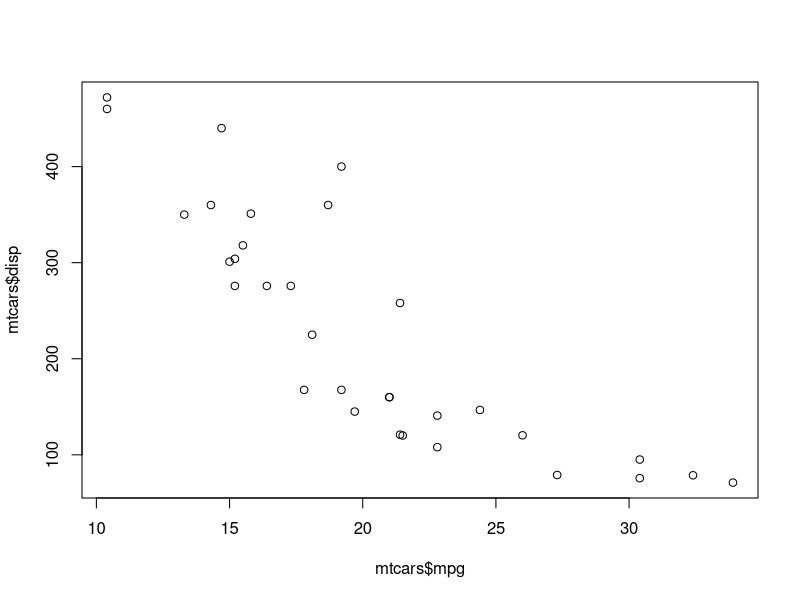
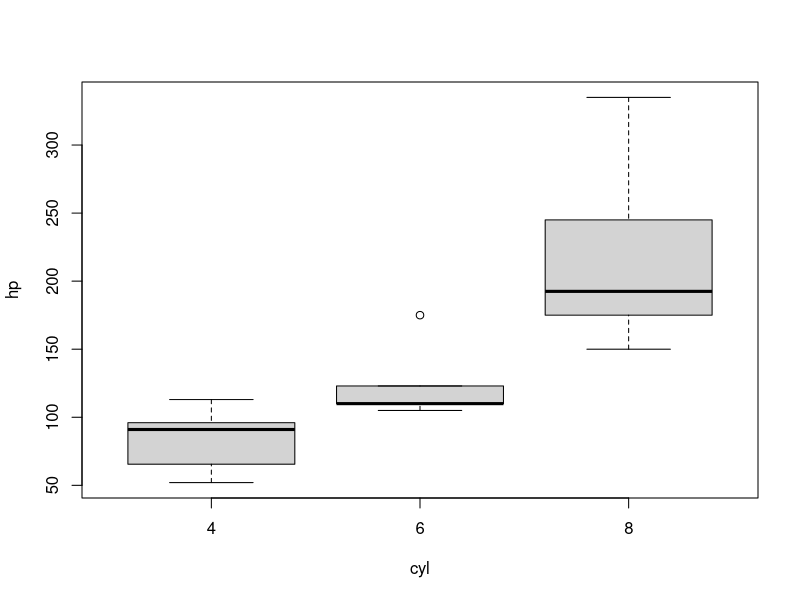
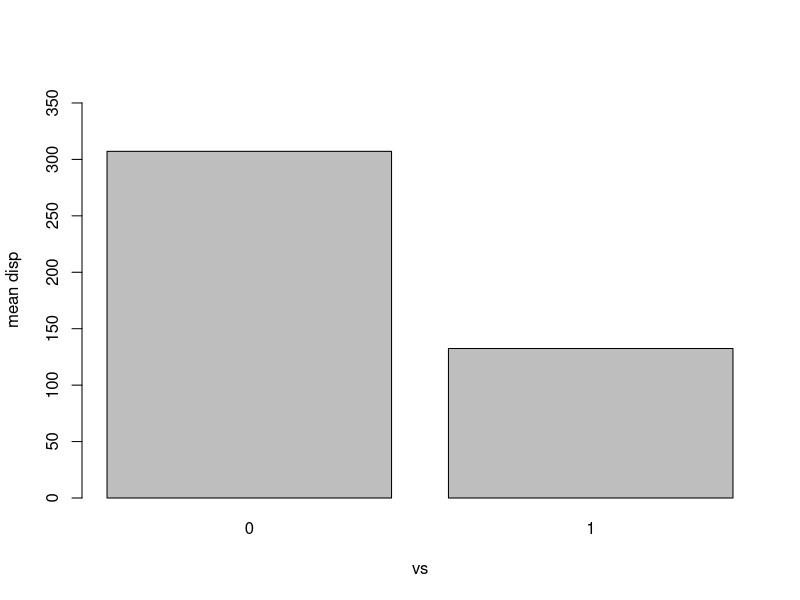

These figures' R source, in order:
# Author : Ali Snedden
# Date   : 2022-04-19
# Purpose: These are my answers to the 2022 Bioinformatics Challenge
# License: MIT
#
#
#
#
printf <- function(...){
    cat(sprintf(...))
    cat("\n")
}

####################
# Question 1 : 
printf("1. Make a numeric vector at least three elements long")
printf("   ANSWER :")
a <- c(0,1,2)
printf("        is.vector(a) = %s", is.vector(a))
printf("")
printf("")


####################
# Question 2 : 
printf("2. Make a named list object where the values are 10, 15, 20 and 25 and the")
printf("   names of the elements are 'Billy', 'Eli', 'Ali' and 'Jordan'")
printf("   ANSWER :")
a <- list(10,15,20,25)
names(a) <- c("Billy", "Eli", "Ali", "Jordan")
printf("        is.list(a) = %s", is.list(a))
printf("        names(a) : %s %s %s %s",names(a[1]), names(a[2]), names(a[3]),
                names(a[4]))
printf("")
printf("")



####################
# Question 3 : 
printf("3. Make a data frame where one column is random foods and the second column is made-up calorie values")
printf("   ANSWER :")
df <- data.frame(c('ice cream','rice','thousand year egg'), c(1000,642,666), stringsAsFactors=FALSE)
colnames(df)<-c("food", "calories")
printf("        is.data.frame(df) = %s", is.data.frame(df))
print(df)
printf("")
printf("")



####################
# Question 4 : 
printf("4. Add a new column of some sort to the data frame you made in question 3 and assign the output a new variable")
printf("   ANSWER :")
df$flavor = c('tasty','tasty','yuck')
dfnew <- df
print(dfnew)
printf("")
printf("")


####################
# Question 5 : 
printf("5. Remove the column you just added and assign this to a new variable")
printf("   ANSWER :")
dfnew2<-dfnew[1:2]
print(dfnew2)
printf("")
printf("")


####################
# Question 6 : 
printf("6. Using the mtcars data, make a scatterplot of displacement (disp) vs mpg")
printf("   ANSWER :")
#png("images/q6.png")
plot(x=mtcars$mpg, y=mtcars$disp)
#dev.off()
printf("")
printf("")


####################
# Question 7 : 
printf("7. Using the mtcars data again, make a boxplot of hp separated by cyl")
printf("   ANSWER :")
#png("images/q7.png")
boxplot(hp ~ cyl, mtcars)
#dev.off()
printf("")
printf("")


####################
# Question 8 : 
printf("Using the mtcars data again, make a barplot of displacement (disp) for each
143 engine shape (column \"vs\")")
printf("   ANSWER :")
gV = c(mean(mtcars[mtcars$vs==0,]$disp), mean(mtcars[mtcars$vs==1,]$disp))
barplot(gV, names=c("0","1"), axes=TRUE, ylim=c(0,max(gV)*1.2), ylab="mean disp", xlab="vs")
printf("")
printf("")


####################
# Question 3 : 
printf("Add a new column of some sort to the data frame you made in question 3 and assign the output a new variable")
printf("   ANSWER :")
printf("")
printf("")


####################
# Question 3 : 
printf("Add a new column of some sort to the data frame you made in question 3 and assign the output a new variable")
printf("   ANSWER :")
printf("")
printf("")
